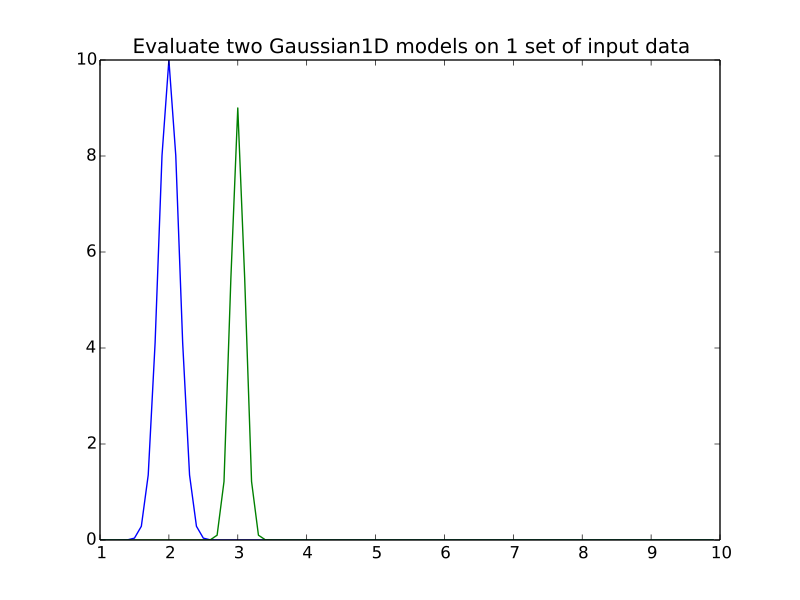

The script that drew this image:
import matplotlib.pyplot as plt
import numpy as np
from astropy.modeling import models, fitting
x = np.arange(1, 10, .1)
g1 = models.Gaussian1D(amplitude=[10, 9], mean=[2,3], stddev=[.15,.1],
                       n_models=2)
y = g1(x, model_set_axis=False)
plt.plot(x, y.T)
plt.title('Evaluate two Gaussian1D models on 1 set of input data')
plt.show()
